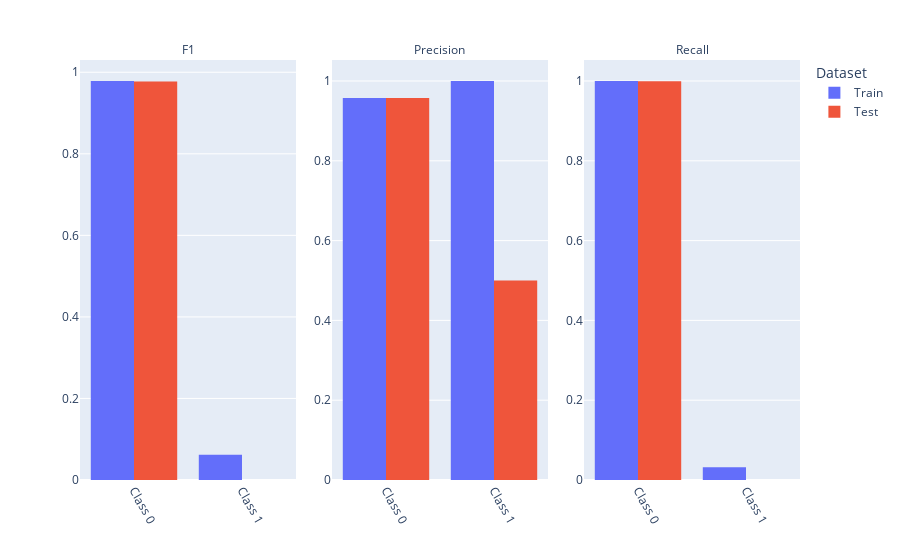
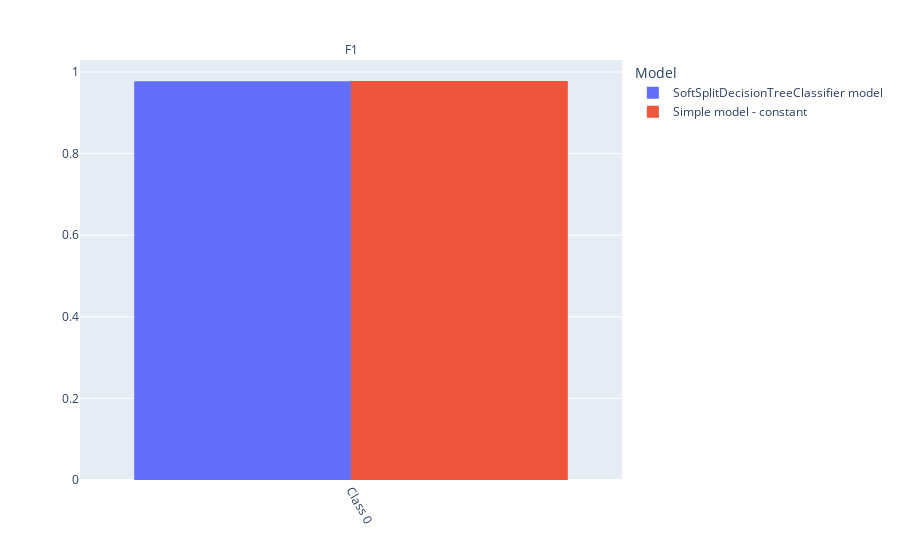
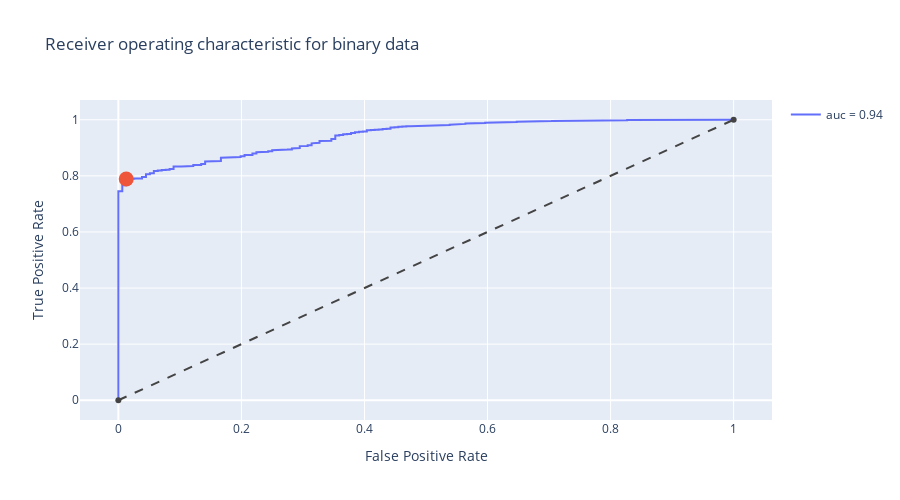
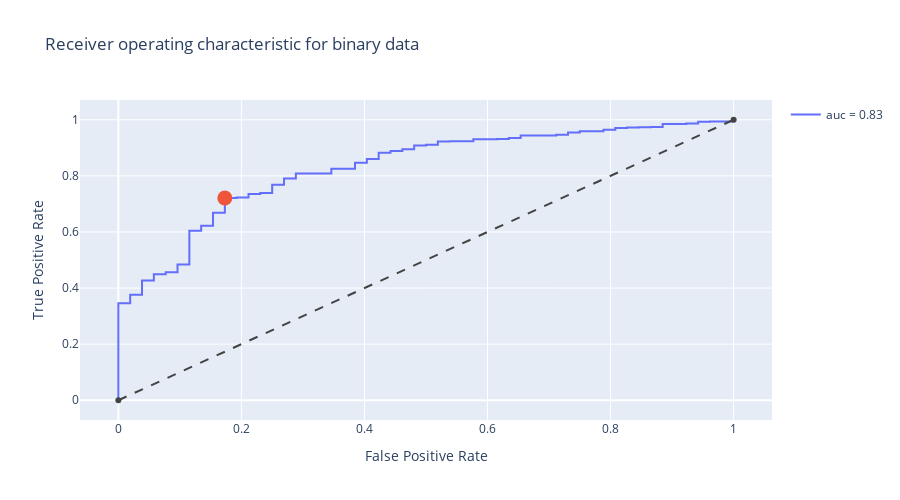

The notebook cell saved with these charts, in order:
### Code cell
suite.run(train_dataset=ds_train, test_dataset=ds_test, model=rf_clf)

### Figure 1 — Plotly figure (JSON) as saved in the notebook; plotly's stock layout.template omitted (floating-point values rounded to 4 significant figures)
{"data": [{"alignmentgroup": "True", "bingroup": "x", "histfunc": "sum", "hovertemplate": "Dataset=Train<br>Metric=F1<br>Class=%{x}<br>sum of Value=%{y}<extra></extra>", "legendgroup": "Train", "marker": {"color": "#636efa", "pattern": {"shape": ""}}, "name": "Train", "offsetgroup": "Train", "orientation": "v", "showlegend": true, "type": "histogram", "x": [0, 1], "xaxis": "x", "y": [0.9786, 0.06211], "yaxis": "y"}, {"alignmentgroup": "True", "bingroup": "x", "histfunc": "sum", "hovertemplate": "Dataset=Train<br>Metric=Precision<br>Class=%{x}<br>sum of Value=%{y}<extra></extra>", "legendgroup": "Train", "marker": {"color": "#636efa", "pattern": {"shape": ""}}, "name": "Train", "offsetgroup": "Train", "orientation": "v", "showlegend": false, "type": "histogram", "x": [0, 1], "xaxis": "x2", "y": [0.9575, 1], "yaxis": "y2"}, {"alignmentgroup": "True", "bingroup": "x", "histfunc": "sum", "hovertemplate": "Dataset=Train<br>Metric=Recall<br>Class=%{x}<br>sum of Value=%{y}<extra></extra>", "legendgroup": "Train", "marker": {"color": "#636efa", "pattern": {"shape": ""}}, "name": "Train", "offsetgroup": "Train", "orientation": "v", "showlegend": false, "type": "histogram", "x": [0, 1], "xaxis": "x3", "y": [1, 0.03205], "yaxis": "y3"}, {"alignmentgroup": "True", "bingroup": "x", "histfunc": "sum", "hovertemplate": "Dataset=Test<br>Metric=F1<br>Class=%{x}<br>sum of Value=%{y}<extra></extra>", "legendgroup": "Test", "marker": {"color": "#EF553B", "pattern": {"shape": ""}}, "name": "Test", "offsetgroup": "Test", "orientation": "v", "showlegend": true, "type": "histogram", "x": [0, 1], "xaxis": "x", "y": [0.9775, 0], "yaxis": "y"}, {"alignmentgroup": "True", "bingroup": "x", "histfunc": "sum", "hovertemplate": "Dataset=Test<br>Metric=Precision<br>Class=%{x}<br>sum of Value=%{y}<extra></extra>", "legendgroup": "Test", "marker": {"color": "#EF553B", "pattern": {"shape": ""}}, "name": "Test", "offsetgroup": "Test", "orientation": "v", "showlegend": false, "type": "histogram", "x": [0, 1], "xaxis": "x2", "y": [0.9575, 0.5], "yaxis": "y2"}, {"alignmentgroup": "True", "bingroup": "x", "histfunc": "sum", "hovertemplate": "Dataset=Test<br>Metric=Recall<br>Class=%{x}<br>sum of Value=%{y}<extra></extra>", "legendgroup": "Test", "marker": {"color": "#EF553B", "pattern": {"shape": ""}}, "name": "Test", "offsetgroup": "Test", "orientation": "v", "showlegend": false, "type": "histogram", "x": [0, 1], "xaxis": "x3", "y": [0.9991, 0], "yaxis": "y3"}], "layout": {"annotations": [{"font": {}, "showarrow": false, "text": "F1", "x": 0.15, "xanchor": "center", "xref": "paper", "y": 1, "yanchor": "bottom", "yref": "paper"}, {"font": {}, "showarrow": false, "text": "Precision", "x": 0.5, "xanchor": "center", "xref": "paper", "y": 1, "yanchor": "bottom", "yref": "paper"}, {"font": {}, "showarrow": false, "text": "Recall", "x": 0.85, "xanchor": "center", "xref": "paper", "y": 1, "yanchor": "bottom", "yref": "paper"}], "barmode": "group", "legend": {"title": {"text": "Dataset"}, "tracegroupgap": 0}, "margin": {"t": 60}, "xaxis": {"anchor": "y", "domain": [0, 0.3], "tickangle": 60, "tickprefix": "Class ", "title": {}, "type": "category"}, "xaxis2": {"anchor": "y2", "domain": [0.35, 0.65], "matches": "x", "tickangle": 60, "tickprefix": "Class ", "title": {}, "type": "category"}, "xaxis3": {"anchor": "y3", "domain": [0.7, 1], "matches": "x", "tickangle": 60, "tickprefix": "Class ", "title": {}, "type": "category"}, "yaxis": {"anchor": "x", "domain": [0, 1], "showticklabels": true, "title": {}}, "yaxis2": {"anchor": "x2", "domain": [0, 1], "showticklabels": true, "title": {}}, "yaxis3": {"anchor": "x3", "domain": [0, 1], "showticklabels": true, "title": {}}}}

### Figure 2 — Plotly figure (JSON) as saved in the notebook; plotly's stock layout.template omitted (floating-point values rounded to 4 significant figures)
{"data": [{"alignmentgroup": "True", "bingroup": "x", "histfunc": "sum", "hovertemplate": "Model=SoftSplitDecisionTreeClassifier model<br>Metric=F1<br>value=%{x}<br>sum of Value=%{y}<extra></extra>", "legendgroup": "SoftSplitDecisionTreeClassifier model", "marker": {"color": "#636efa", "pattern": {"shape": ""}}, "name": "SoftSplitDecisionTreeClassifier model", "offsetgroup": "SoftSplitDecisionTreeClassifier model", "orientation": "v", "showlegend": true, "type": "histogram", "x": [0, 1], "xaxis": "x", "y": [0.977, 0], "yaxis": "y"}, {"alignmentgroup": "True", "bingroup": "x", "histfunc": "sum", "hovertemplate": "Model=Simple model - constant<br>Metric=F1<br>value=%{x}<br>sum of Value=%{y}<extra></extra>", "legendgroup": "Simple model - constant", "marker": {"color": "#EF553B", "pattern": {"shape": ""}}, "name": "Simple model - constant", "offsetgroup": "Simple model - constant", "orientation": "v", "showlegend": true, "type": "histogram", "x": [0, 1], "xaxis": "x", "y": [0.9779, 0], "yaxis": "y"}], "layout": {"annotations": [{"font": {}, "showarrow": false, "text": "F1", "x": 0.5, "xanchor": "center", "xref": "paper", "y": 1, "yanchor": "bottom", "yref": "paper"}], "barmode": "group", "legend": {"title": {"text": "Model"}, "tracegroupgap": 0}, "margin": {"t": 60}, "xaxis": {"anchor": "y", "domain": [0, 1], "tickangle": 60, "tickprefix": "Class ", "title": {}, "type": "category"}, "yaxis": {"anchor": "x", "domain": [0, 1], "showticklabels": true, "title": {}}}}

### Figure 3 — Plotly figure (JSON) as saved in the notebook; plotly's stock layout.template omitted (floating-point values rounded to 4 significant figures; data arrays with more than 128 entries replaced by an {"elided": "..."} marker saying what was removed)
{"data": [{"line": {"width": 2}, "name": "auc = 0.94", "type": "scatter", "x": {"elided": "212 float values"}, "y": {"elided": "212 float values"}}, {"hovertemplate": "TPR: %{y:.2%}<br>FPR: %{x:.2%}<br>Youden's Index: 0.99", "marker": {"size": 15}, "mode": "markers", "showlegend": false, "type": "scatter", "x": [0.01282], "y": [0.7888]}, {"line": {"color": "#444", "dash": "dash", "width": 2}, "showlegend": false, "type": "scatter", "x": [0, 1], "y": [0, 1]}], "layout": {"height": 500, "title": {"text": "Receiver operating characteristic for binary data"}, "width": 900, "xaxis": {"title": {"text": "False Positive Rate"}}, "yaxis": {"title": {"text": "True Positive Rate"}}}}

### Figure 4 — Plotly figure (JSON) as saved in the notebook; plotly's stock layout.template omitted (floating-point values rounded to 4 significant figures)
{"data": [{"line": {"width": 2}, "name": "auc = 0.83", "type": "scatter", "x": [0, 0, 0, 0, 0, 0.01923, 0.01923, 0.03846, 0.03846, 0.05769, 0.05769, 0.07692, 0.07692, 0.09615, 0.09615, 0.1154, 0.1154, 0.1346, 0.1346, 0.1538, 0.1538, 0.1731, 0.1731, 0.1923, 0.1923, 0.2115, 0.2115, 0.2308, 0.2308, 0.25, 0.25, 0.2692, 0.2692, 0.2885, 0.2885, 0.3462, 0.3462, 0.3846, 0.3846, 0.4038, 0.4038, 0.4231, 0.4231, 0.4423, 0.4423, 0.4615, 0.4615, 0.4808, 0.4808, 0.5, 0.5, 0.5192, 0.5192, 0.5385, 0.5385, 0.5769, 0.5769, 0.6154, 0.6154, 0.6346, 0.6346, 0.6538, 0.6538, 0.7115, 0.7115, 0.7308, 0.7308, 0.75, 0.75, 0.7885, 0.7885, 0.8077, 0.8077, 0.8269, 0.8269, 0.8462, 0.8462, 0.8654, 0.8654, 0.8846, 0.8846, 0.9231, 0.9231, 0.9423, 0.9423, 0.9615, 0.9615, 1, 1], "y": [0, 0.0008696, 0.2565, 0.2583, 0.3461, 0.3461, 0.3765, 0.3765, 0.427, 0.427, 0.4496, 0.4496, 0.4565, 0.4565, 0.4843, 0.4843, 0.6043, 0.6043, 0.6217, 0.6217, 0.6687, 0.6687, 0.7209, 0.7209, 0.7226, 0.7226, 0.7357, 0.7357, 0.7391, 0.7391, 0.7678, 0.7678, 0.7904, 0.7904, 0.8087, 0.8087, 0.8252, 0.8252, 0.847, 0.847, 0.86, 0.86, 0.8826, 0.8826, 0.8887, 0.8887, 0.8948, 0.8948, 0.9078, 0.9078, 0.9104, 0.9104, 0.9226, 0.9226, 0.9235, 0.9235, 0.9304, 0.9304, 0.9313, 0.9313, 0.9348, 0.9348, 0.9435, 0.9435, 0.9461, 0.9461, 0.9548, 0.9548, 0.9591, 0.9591, 0.9643, 0.9643, 0.9704, 0.9704, 0.9722, 0.9722, 0.973, 0.973, 0.9739, 0.9739, 0.9852, 0.9852, 0.987, 0.987, 0.993, 0.993, 0.9939, 0.9939, 1]}, {"hovertemplate": "TPR: %{y:.2%}<br>FPR: %{x:.2%}<br>Youden's Index: 0.993", "marker": {"size": 15}, "mode": "markers", "showlegend": false, "type": "scatter", "x": [0.1731], "y": [0.7209]}, {"line": {"color": "#444", "dash": "dash", "width": 2}, "showlegend": false, "type": "scatter", "x": [0, 1], "y": [0, 1]}], "layout": {"height": 500, "title": {"text": "Receiver operating characteristic for binary data"}, "width": 900, "xaxis": {"title": {"text": "False Positive Rate"}}, "yaxis": {"title": {"text": "True Positive Rate"}}}}
